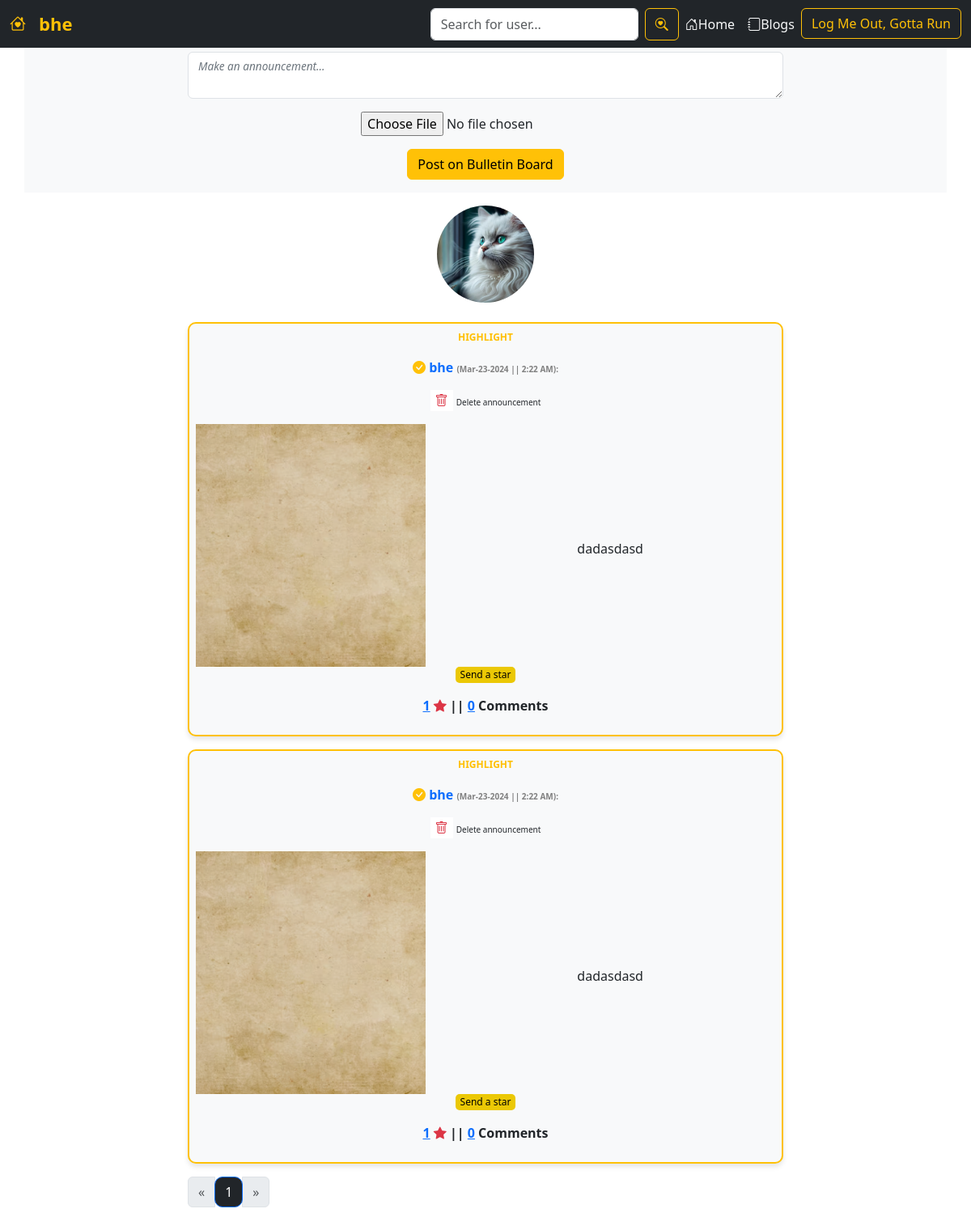
The page /bulletin-board-all/ (signed in) on the database its author committed.
### users/models.py (models this page shows, shortened)
class BulletinBoard(models.Model):
    id = models.UUIDField(primary_key=True, default=uuid.uuid4)
    user = models.CharField(max_length=100)
    content = models.TextField()
    image = models.ImageField(default='read-me.jpg', upload_to='announcement_pics')
    liked = models.ManyToManyField(User, default=None, blank=True, related_name='liked')
    created_at = models.DateTimeField(default=datetime.now)
    no_of_likes = models.IntegerField(default=0)
    no_of_comments = models.IntegerField(default=0)
    highlight = models.BooleanField(default=False)

### users/views.py (the view)
# urls.py: path('bulletin-board-all/', views.show_bulletin_board, name='show-bulletin-board'),
def show_bulletin_board(request):
    try:
        user_object = User.objects.get(username=request.user.username)
        user_profile = Profile.objects.get(user=user_object)
    except User.DoesNotExist:
        user_profile = None
    except Profile.DoesNotExist:
        user_profile = None
    user_following_list = []
    feed = []
    user_following = FollowersCount.objects.filter(follower=request.user.username)
    for users in user_following:
        user_following_list.append(users.user)
    for usernames in user_following_list:
        feed_lists = BulletinBoard.objects.filter(user=usernames)
        feed.append(feed_lists)
    user_posts = BulletinBoard.objects.filter(user=request.user)
    highlighted_posts = BulletinBoard.objects.filter(highlight=True)
    feed_list = list(chain(*feed)) + list(user_posts) + list(highlighted_posts)
    feed_list = sorted(feed_list, key=lambda x: x.created_at, reverse=True)
    if not feed_list and request.user.is_authenticated:
        messages.info(request, "Follow people to start viewing their announcements.")
    paginator = Paginator(feed_list, 18)
    page_number = request.GET.get('page', 1)
    try:
        posts = paginator.page(page_number)
    except PageNotAnInteger:
        posts = paginator.page(1)
    except EmptyPage:
        posts = paginator.page(paginator.num_pages)
    return render(request, 'users/bulletin-board.html', {'user_profile': user_profile, 'posts': posts})

### users/templates/users/bulletin-board.html (shortened to what this page needs)
{% extends 'users/base.html' %}
{% block content %}
<section id="bulletin-board" class="mt-5">
    <div class="container mb-0 pb-5 mt-5">
        <div class="row justify-content-center bg-light py-3">
            <div class="col-md-8 text-center">
                {% if user.is_authenticated and request.user.profile.verified %}
                <form action="{% url 'users:bulletin-board' %}" method="POST" enctype="multipart/form-data">
                    <div class="form-floating">
                        <textarea class="form-control" name="content" id="floatingTextarea" oninput="autoAdjustTextarea()"></textarea>
                        <label for="floatingTextarea"><span class="text-secondary fst-italic">Make an announcement...</span></label>
                    </div>
                    <div class="form-group mt-3">
                        <input type="file" class="form-control-file" id="image" name="image">
                    </div>
                    <button type="submit" class="btn btn-warning mt-3">
                        Post on Bulletin Board
                    </button>
                </form>
            {% endif %}
        </div>
    </div>
        <div class="text-center mt-3">
            <img width="120" height="120" style="object-fit:cover; border-radius:60px;" src="/pictures/profile_pictures/profilepic.jpg"/><br>
        </div>
        <div class="text-center pt-3">
        </div>
        <div class="row justify-content-center">
            <div class="col-md-8 text-center">
                {% for post in posts %}
                    {% if post.highlight %}
                    <div class="bg-light border border-2 border-warning p-2 mb-3" style="
                    border-radius:10px;
                    box-shadow: 0 4px 6px rgba(0, 0, 0, 0.1);
                    ">
                    <div class="">
                        <p style="font-size:12px;
                                font-weight:bolder; color:rgb(255, 191, 0);
                                margin-bottom: 1px;">HIGHLIGHT</p>
                            <p class="fw-bold text-warning">
                                <a href="{% url 'profile' username=post.user %}" style="text-decoration: none;">
                        <p class="fw-bold text-warning">
                            <a href="{% url 'profile' username=post.user %}" style="text-decoration: none;">
                                <i class="bi bi-check-circle-fill text-warning"></i>
                                 <span>{{ post.user }}</span>
                            </a>
                                <span style="font-size:10px; color:gray;">
                                ({{ post.created_at|date:"M-d-Y" }} || {{ post.created_at|time:"g:i A" }}):
                            </span>
                        </p>
                        {% if post.user == user.username %}
                        <form action="{% url 'users:delete-post' post.id %}" method="POST">
                            <button type="submit" class="text-danger" style="border:none; background-color:white;"><i class="bi bi-trash"></i></button>
                            <span style="font-size: 10px; ">Delete announcement</span>
                        </form>
                    {% endif %}
                    <div class="row align-items-center pt-3">
                        <div class="col-lg-5">
                            <a href="{{ post.image.url }}" data-lightbox="image" class="lightbox-link">
                            <img src="{{ post.image.url }}" style="object-fit:cover; width:100%; height: 300px;">
                            </a>
                        </div>
                        <div class="col-lg-7">
                            <p class="text-muted my-4" style="text-align: left;">
                                <div class="bulletin-post" id="post{{ post.id }}">
                                    {{ post.content|truncatewords:60 }}
                                </div>
                            </p>
                        </div>
                    </div>
                    {% endif %}
                        </div>
                        <form action="{% url 'users:like-post' %}" method="POST" class="like-form" id="{{post.id}}">
                            <p class="fst-italic" style="font-size:12px;">
                                {% if user not in post.liked.all %}
                                <button type="submit" style="border:none; border-radius:5px; background-color:#ebc805;" class="like-btn{{post.id}}">
                                    Send a star
                                </button>
                                {% else %}
                                <button type="submit" style="border:none; border-radius:5px; background-color:#ebc805;" class="like-btn{{post.id}}">
                                    Unsend star
                                </button>
                                {% endif %}
                                <div class="d-inline fw-bold">
                                    <a href="{% url 'users:likers' post.id %}"
                                    {% comment %} data-bs-toggle="modal" data-bs-target="#likersModal"> {% endcomment %}
                                        <span class="like-count{{post.id}}">{{ post.no_of_likes }}</a></span>
                                    <span><i class="bi bi-star-fill text-danger"></i></span> ||
                                    <a href="{% url 'users:likers' post.id %}">
                                        <span>{{ post.no_of_comments }}</span></a>
                                        {% if post.no_of_comments == 1 %}Comment
                                        {%else%} Comments {% endif %}
                                </div>
                            </p>
                        </form>
                    </div>
                    {% endfor %}
                <div class="pagination">
                    <nav aria-label="Page navigation example">
                        <ul class="pagination">
                            <li class="page-item {% if not posts.has_previous %}disabled{% endif %}">
                                <a class="page-link" href="?page=1" aria-label="Previous">
                                    <span aria-hidden="true">&laquo;</span>
                                </a>
                            </li>
                            {% for page_num in posts.paginator.page_range %}
                            <li class="page-item {% if page_num == posts.number %}active{% endif %}">
                                <a class="page-link bg-dark" style="
                                border-radius:10px;" href="?page={{ page_num }}">{{ page_num }}</a>
                            </li>
                            {% endfor %}
                            {% if posts.has_next %}
                            <li class="page-item">
                                <a class="page-link" href="?page={{ posts.next_page_number }}" aria-label="Next">
                                    <span aria-hidden="true">&raquo;</span>
                                </a>
                            </li>
                            {% else %}
                            <li class="page-item disabled">
                                <span class="page-link" aria-hidden="true">&raquo;</span>
                            </li>
                            {% endif %}
                        </ul>
                    </nav>
                </div>
            </div>
        </div>
    </div>
</section>
{% endblock %}

### users/templates/users/base.html (shortened to what this page needs)
{% load static %}
<!doctype html>
<html lang="en">
<head>
    <link href="https://cdn.jsdelivr.net/npm/bootstrap@5.3.2/dist/css/bootstrap.min.css" rel="stylesheet">
    <link rel="stylesheet" href="https://cdn.jsdelivr.net/npm/bootstrap-icons@1.11.2/font/bootstrap-icons.min.css">
    <link rel="stylesheet" href="https://cdnjs.cloudflare.com/ajax/libs/lightbox2/2.11.3/css/lightbox.min.css">
</head>
<body>
    <nav class="navbar navbar-expand-md navbar-dark fixed-top bg-dark">
        <div class="container-xxl">
            <a href="{% url 'users:index' %}" class="navbar-brand">
                <span class="fw-bold text-warning">
                    {% if user.is_authenticated %}
                    <i class="bi bi-house-heart"></i>
                    <a href="{% url 'profile' username=user.username %}" class="fw-bold text-warning navbar-brand" style="text-decoration: none; font-size:22px;">{{ user.username }}</a>
                    {% else %}
                    <i class="bi bi-shield-fill-exclamation"></i>
                    Limited access
                    {% endif %}
                </span>
            </a>
            <div class="collapse navbar-collapse justify-content-end align-center" id="main-nav">
                <ul class="navbar-nav">
                    <form class="d-flex" role="search" action="{% url 'users:search' %}" method='POST'>
                        <input class="form-control me-2" name="username" type="text" placeholder="Search for user..." aria-label="Search">
                        <button class="btn btn-outline-warning" type="submit"><i class="bi bi-search-heart"></i></button>
                      </form>
                    <li class="nav-item">
                        <a href="/" class="nav-link text-light"><i class="bi bi-house-door"></i>Home</a>
                    </li>
                    <li class="nav-item">
                        <a href="{% url 'blogs:blogs' %}" class="nav-link text-light"><i class="bi bi-journal"></i>Blogs</a>
                    </li>
                    {% if user.is_authenticated %}
                    <li class="nav-item">
                        <a href="{% url 'logout' %}" class="btn btn-outline-warning">Log Me Out, Gotta Run</a>
                    </li>
                    {% else %}
                    <li class="nav-item">
                        <a href="{% url 'login' %}" class="btn btn-warning">Log Me In</a>
                    </li>
                    {% endif %}
                </ul>
            </div>
        </div>
    </nav>
    {% block content %}
    {% endblock %}
</body>
</html>

### users/templates/users/base.html (style rules this page uses)
.form-control { overflow-y: hidden; }

### rows shown on the page
BulletinBoard: user "bhe", created_at "Mar-23-2024", created_at "2:22 AM", shows "Delete announcement", image (picture), content "dadasdasd", no_of_likes "1", no_of_comments "0", shows "Comments"

### other values the page prints
{{ user.username }} "bhe"
{{ page_num }} "1"
